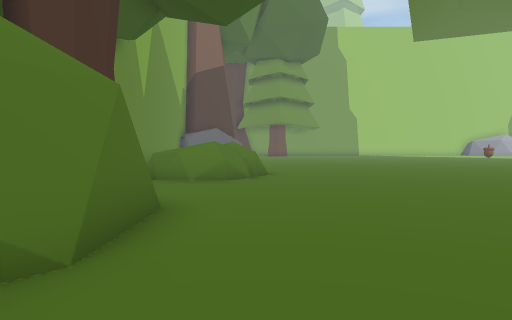
view 1 (above)

20 first-person views from a walk through a scene from a Unity 3-D project. The camera is 1.4 m above the floor, tilts 2° down and sees 70° across. The floor is counted in squares, 1.8 m on a side. Each view is taken from the middle of a square. On the plan, view 1 faces up. The plan holds only what a view shows up to about 12 squares ahead; the rest is blank. The place goes on beyond the plan. The player character is not drawn.

view 2
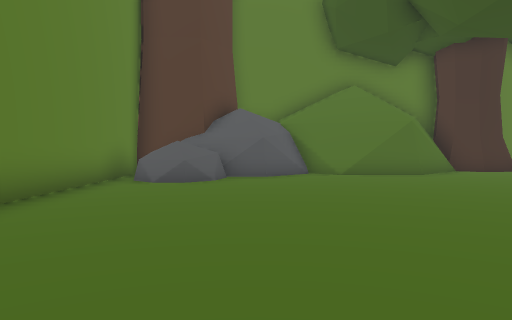

view 3
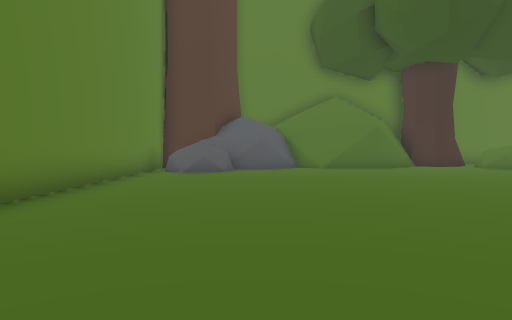

view 4
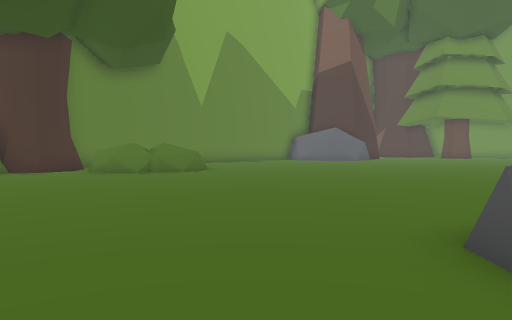

view 5
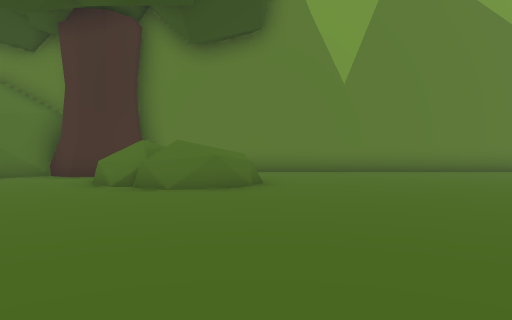

view 6
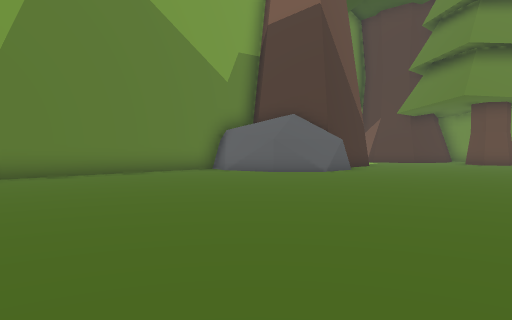

view 7
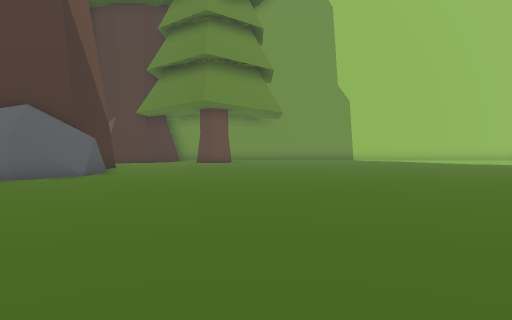

view 8
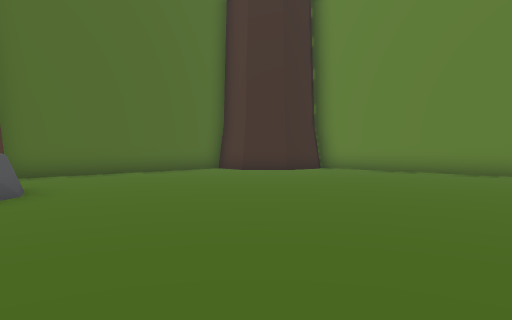

view 9
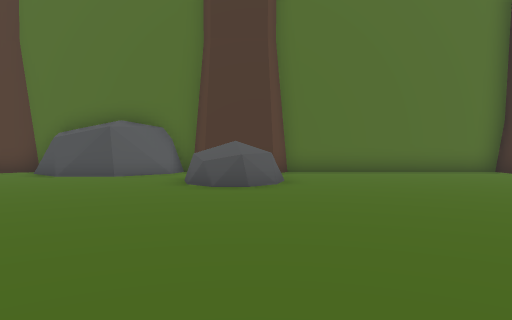

view 10
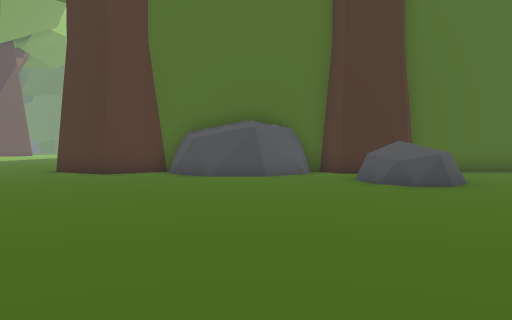

view 11
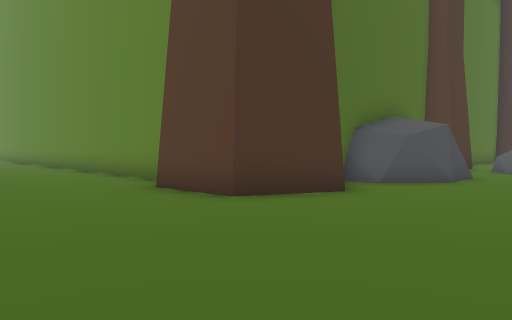

view 12
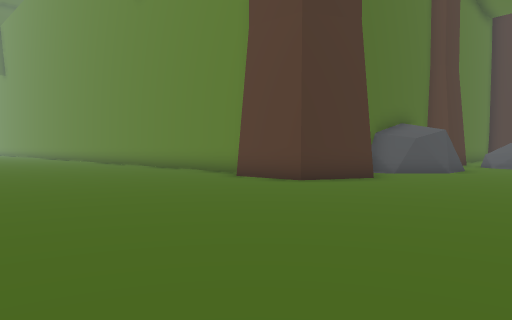

view 13
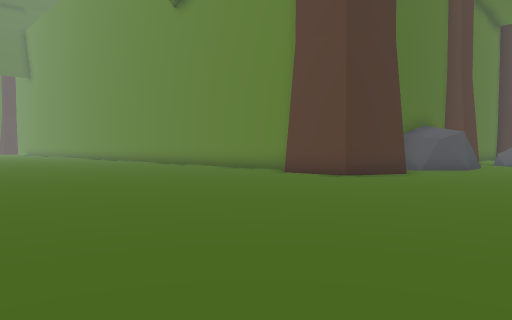

view 14
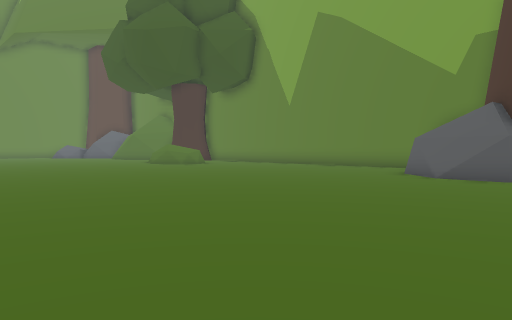

view 15
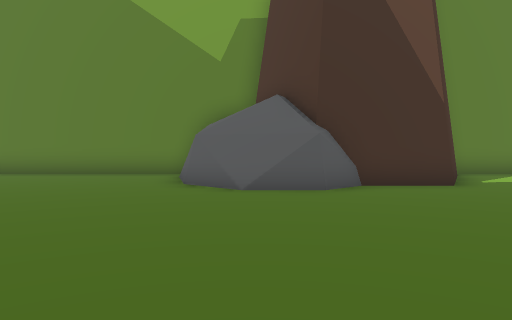

view 16
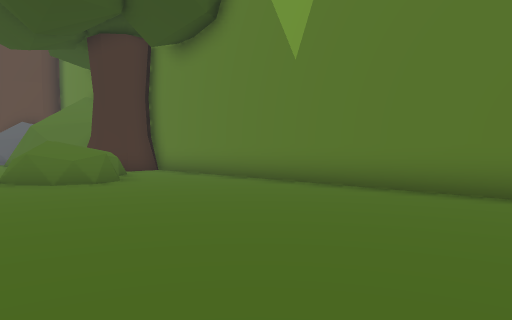

view 17
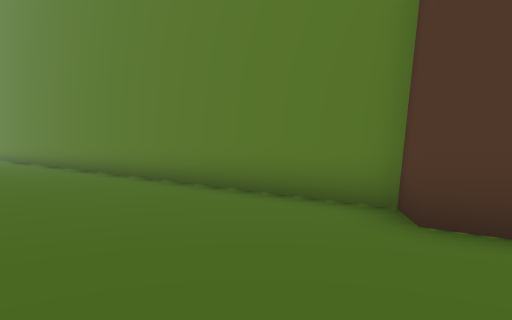

view 18
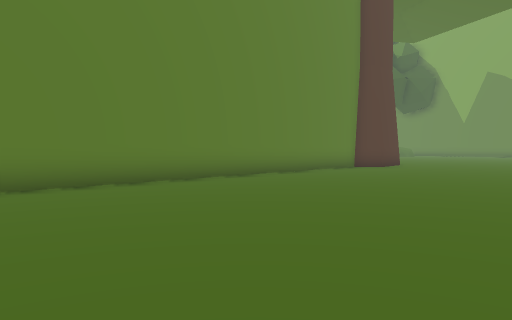

view 19
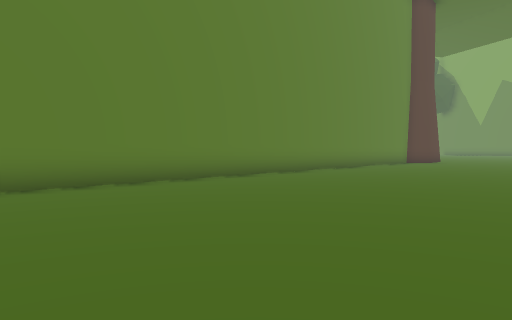

view 20
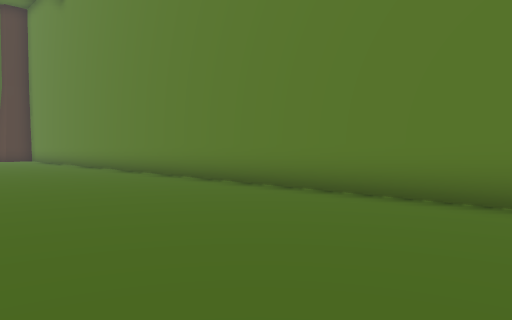

### Floor plan
Points are (right, up) in squares from view 1. A wall is a line through its corners. A room is listed if a view was taken in it or the views show most of it. See-through windows are left out.
Room 1 (views 1, 2, 3, 4, 5, 6, 7, 8, 9, 10, 11, 12, 13, 14, 15, 16, 17, 18, 19, 20)
walls: (13.1, 13.5) (13.5, 13.6) (13.5, 13.9) (12.5, 15.3) (13.4, 17.2) (15.3, 17.3) (15.9, 16.5) (41.5, 16.5); (12.5, 13) (13.5, 13.5); (11.9, 11.4) (12.2, 12.6); (12.4, 10.4) (11.9, 10.9) (11.9, 11.6); (11.7, 10.8) (11.7, 12.3) (12.8, 13.5); (13.5, 9.5) (12.5, 10.4); (12.7, -0.6) (13.5, -0.6) (13.5, 6.1) (12.8, 6.5) (12.8, 8.5) (13.5, 8.9) (13.5, 9.4) (12.7, 9.6); (-0.8, 23.7) (-1.3, 22.4); (-1.4, 22.1) (-1.8, 21.6) (-2.6, 21.5); (-0.8, 24) (-1.7, 21.6); (-1.8, 21.6) (-3.2, 21.2); (-1, 24.6) (-0.7, 24.2) (-0.7, 22.8); (-1.4, 26.5) (-1.4, 24.7); (-2.8, 8.2) (-2.6, 7.1) (-2.9, 6.6); (-4.5, 21.2) (-4.5, 8.6); (-3.5, 8.5) (-2.9, 8) (-2.7, 7.2) (-3.1, 6.5); (-1.4, 4.6) (-1.4, 2.7); (-3.1, 6.6) (-1.3, 4.6); (-1.3, 3.7) (-2.1, 1.5); (-1.5, 3.7) (-2.3, 1.6); (-1.2, 3.2) (-1.8, 1.7); (-3.7, 6.3) (-2.3, 5.5); (-1.5, 2.2) (-2.1, 1.5); (-0.7, 0.4) (-0.7, -0.9); (-1.1, 0.5) (-0.8, 0.2) (-1.8, -2.3) (-1.8, -3.5) (8.5, -3.5); (-2.2, 1.3) (-1.4, 0.9); (-0.8, -0.3) (-1.1, -1.2); (-2.4, 1.2) (-1.4, 0.6)
low walls: (12.6, 13.3) (13.1, 13.6); (11.7, 11.8) (11.9, 12.5); (13.2, 9.5) (12.4, 10.1); (12.7, 9.6) (11.7, 10.8); (-0.7, 22.8) (-0.8, 22.5); (-0.7, 23.4) (-1.1, 22.5); (-3.1, 6.5) (-2.6, 6.2); (-3.2, 6.3) (-2.4, 5.8); (-2.1, 1.5) (-1.4, 1.1)
objects: other object (-3, 9) to (0, 10); other object (-2, 11) to (0, 12); rock (0, -3) to (1, -1); rock (9, 7) to (12, 8)

Positions as (right, up) in squares from view 1, and headings:
1: (0, 0), facing up
2: (9, 0), facing left
3: (12, 0), facing left
4: (10, 4), facing up-left
5: (7, 12), facing left
6: (6, 13), facing up-left
7: (4, 13), facing up
8: (3, 8), facing down-right
9: (2, 7), facing right
10: (2, 11), facing right
11: (9, 21), facing down-right
12: (8, 24), facing down-right
13: (8, 26), facing down-right
14: (9, 26), facing down-left
15: (6, 23), facing left
16: (2, 20), facing down-left
17: (14, 21), facing down-right
18: (29, 24), facing down-left
19: (34, 24), facing down-left
20: (30, 22), facing down-right
